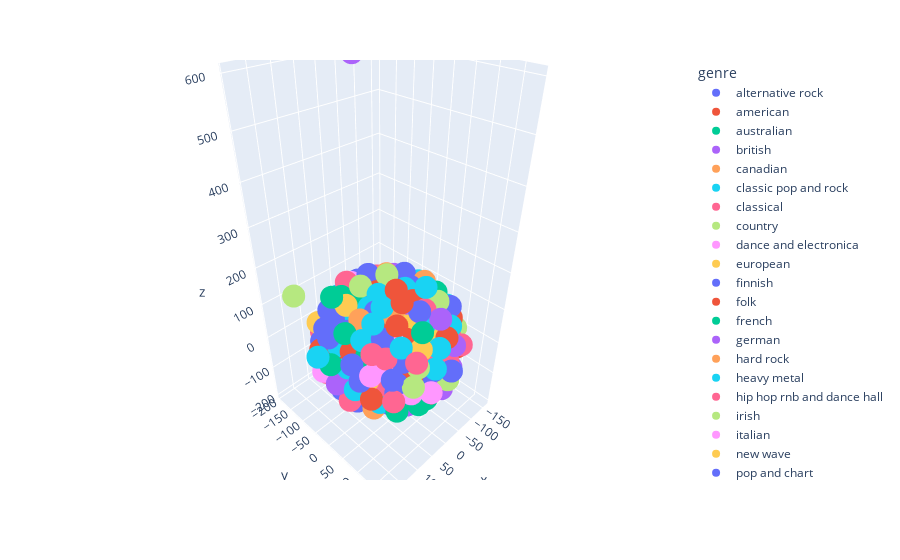

Source (notebook cell):
### Code cell
plot_embedding(embedded, genre_labels, msd_ids)
